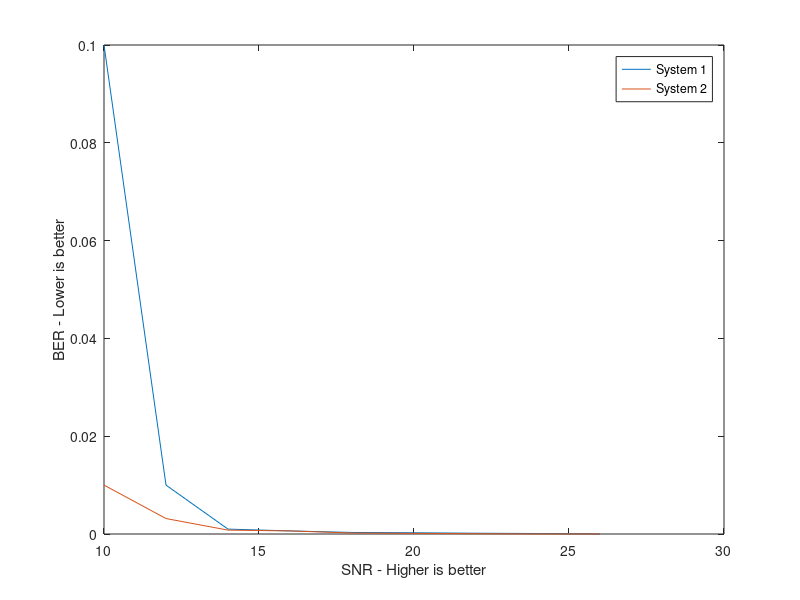

Recreate this plot in MATLAB.
function dsp_hw1
    A = [6, 2, 9, 7; 1, 3, 4, 7; 6, 2, 1, 8; 5, 9, 6, 0];
    
	disp("A = ");
    disp(A);
    
    B = A - 2;
    disp("B = ");
    disp(B);
    
    G = A + B;
    disp("G = ");
    disp(G);
    
    C = A ^ (-1);
    disp("C = ");
    disp(C);
    
    D = A * C;
    disp("D = ");
    disp(D);
    
    H = D * 3;
    disp("H = ");
    disp(H);
    
    %F = A ^ H;
    %disp("F = ");
    %disp(F);
    
    A = rand(10);
	disp("A = ");
    disp(A);
    
    SNR = [10,   12,        14,        16,        18,        20,        22,        24,        26; ...
           1e-1, 1e-2,      1e-3,      10^(-3.2), 10^(-3.5), 10^(-3.6), 10^(-3.8), 1e-4,      1e-5; ...
           1e-2, 10^(-2.5), 10^(-3.1), 10^(-3.2), 10^(-3.7), 10^(-3.9), 10^(-4.2), 10^(-4.9), 1e-6];
    
    figure;
    plot(SNR(1, :), SNR(2, :), SNR(1, :), SNR(3, :));
    xlabel('SNR - Higher is better');
    ylabel('BER - Lower is better');
    legend('System 1','System 2')
end